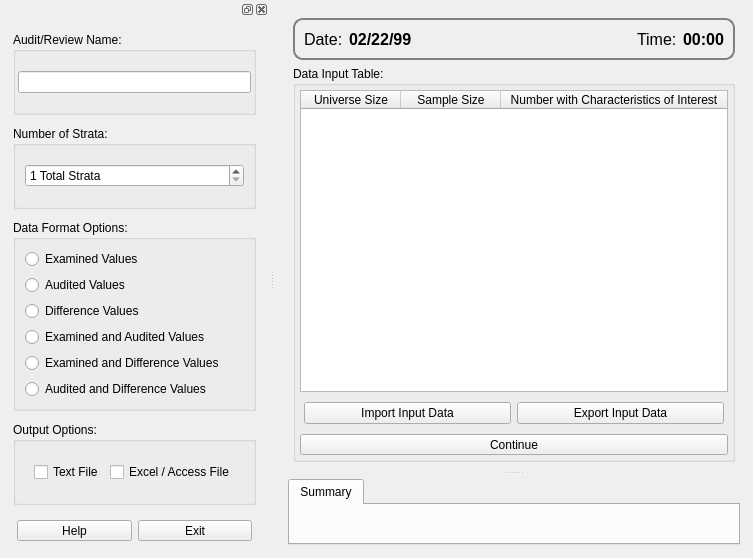
<?xml version="1.0" encoding="UTF-8"?>
<ui version="4.0">
 <class>UIRStatsSVA</class>
 <widget class="QMainWindow" name="UIRStatsSVA">
  <property name="geometry">
   <rect>
    <x>0</x>
    <y>0</y>
    <width>753</width>
    <height>558</height>
   </rect>
  </property>
  <property name="windowTitle">
   <string>UISVA</string>
  </property>
  <widget class="QWidget" name="centralwidget">
   <layout class="QVBoxLayout" name="verticalLayout_7">
    <item>
     <widget class="QSplitter" name="splitter">
      <property name="orientation">
       <enum>Qt::Vertical</enum>
      </property>
      <widget class="QFrame" name="verticalFrame">
       <layout class="QVBoxLayout" name="verticalLayout_2">
        <item>
         <widget class="QFrame" name="m_frmTimeDate">
          <property name="styleSheet">
           <string notr="true">#m_frmTimeDate
{
	border:2px solid gray;
	border-radius:10px;
	padding: 5px;
}</string>
          </property>
          <layout class="QHBoxLayout" name="horizontalLayout_5">
           <property name="leftMargin">
            <number>4</number>
           </property>
           <property name="topMargin">
            <number>4</number>
           </property>
           <property name="rightMargin">
            <number>4</number>
           </property>
           <property name="bottomMargin">
            <number>4</number>
           </property>
           <item>
            <widget class="QLabel" name="label_6">
             <property name="font">
              <font>
               <pointsize>12</pointsize>
              </font>
             </property>
             <property name="text">
              <string>Date:</string>
             </property>
            </widget>
           </item>
           <item>
            <widget class="QLabel" name="m_lblDate">
             <property name="font">
              <font>
               <pointsize>12</pointsize>
               <weight>75</weight>
               <italic>false</italic>
               <bold>true</bold>
              </font>
             </property>
             <property name="text">
              <string>02/22/99</string>
             </property>
            </widget>
           </item>
           <item>
            <spacer name="horizontalSpacer">
             <property name="orientation">
              <enum>Qt::Horizontal</enum>
             </property>
             <property name="sizeHint" stdset="0">
              <size>
               <width>40</width>
               <height>20</height>
              </size>
             </property>
            </spacer>
           </item>
           <item>
            <widget class="QLabel" name="label_5">
             <property name="font">
              <font>
               <pointsize>12</pointsize>
              </font>
             </property>
             <property name="text">
              <string>Time:</string>
             </property>
            </widget>
           </item>
           <item>
            <widget class="QLabel" name="m_lblTime">
             <property name="font">
              <font>
               <pointsize>12</pointsize>
               <weight>75</weight>
               <bold>true</bold>
              </font>
             </property>
             <property name="text">
              <string>00:00</string>
             </property>
            </widget>
           </item>
          </layout>
         </widget>
        </item>
        <item>
         <widget class="QGroupBox" name="verticalGroupBox_2">
          <property name="title">
           <string>Data Input Table:</string>
          </property>
          <layout class="QVBoxLayout" name="verticalLayout_6">
           <property name="leftMargin">
            <number>4</number>
           </property>
           <property name="topMargin">
            <number>4</number>
           </property>
           <property name="rightMargin">
            <number>4</number>
           </property>
           <property name="bottomMargin">
            <number>4</number>
           </property>
           <item>
            <widget class="QTableWidget" name="m_tblInputData">
             <property name="rowCount">
              <number>0</number>
             </property>
             <attribute name="horizontalHeaderStretchLastSection">
              <bool>true</bool>
             </attribute>
             <attribute name="verticalHeaderVisible">
              <bool>true</bool>
             </attribute>
             <column>
              <property name="text">
               <string>Universe Size</string>
              </property>
             </column>
             <column>
              <property name="text">
               <string>Sample Size</string>
              </property>
             </column>
             <column>
              <property name="text">
               <string>Number with Characteristics of Interest</string>
              </property>
             </column>
            </widget>
           </item>
           <item>
            <layout class="QHBoxLayout" name="horizontalLayout_3">
             <property name="leftMargin">
              <number>4</number>
             </property>
             <property name="topMargin">
              <number>4</number>
             </property>
             <property name="rightMargin">
              <number>4</number>
             </property>
             <property name="bottomMargin">
              <number>4</number>
             </property>
             <item>
              <widget class="QPushButton" name="m_btnImportData">
               <property name="text">
                <string>Import Input Data</string>
               </property>
              </widget>
             </item>
             <item>
              <widget class="QPushButton" name="m_btnExportData">
               <property name="text">
                <string>Export Input Data</string>
               </property>
              </widget>
             </item>
            </layout>
           </item>
           <item>
            <widget class="QToolButton" name="m_btnContinue">
             <property name="sizePolicy">
              <sizepolicy hsizetype="Expanding" vsizetype="Fixed">
               <horstretch>0</horstretch>
               <verstretch>0</verstretch>
              </sizepolicy>
             </property>
             <property name="text">
              <string>Continue</string>
             </property>
             <property name="iconSize">
              <size>
               <width>32</width>
               <height>32</height>
              </size>
             </property>
             <property name="toolButtonStyle">
              <enum>Qt::ToolButtonTextUnderIcon</enum>
             </property>
            </widget>
           </item>
          </layout>
         </widget>
        </item>
       </layout>
      </widget>
      <widget class="QFrame" name="m_frmOutputSummary">
       <layout class="QHBoxLayout" name="horizontalLayout">
        <property name="leftMargin">
         <number>4</number>
        </property>
        <property name="topMargin">
         <number>4</number>
        </property>
        <property name="rightMargin">
         <number>4</number>
        </property>
        <property name="bottomMargin">
         <number>4</number>
        </property>
        <item>
         <widget class="QTabWidget" name="m_tabOutput">
          <property name="currentIndex">
           <number>0</number>
          </property>
          <widget class="QWidget" name="m_tbSummary">
           <attribute name="title">
            <string>Summary</string>
           </attribute>
           <layout class="QHBoxLayout" name="horizontalLayout_4"/>
          </widget>
         </widget>
        </item>
       </layout>
      </widget>
     </widget>
    </item>
   </layout>
  </widget>
  <widget class="QDockWidget" name="dockWidget">
   <attribute name="dockWidgetArea">
    <number>1</number>
   </attribute>
   <widget class="QWidget" name="dockWidgetContents">
    <layout class="QVBoxLayout" name="verticalLayout_3">
     <item>
      <layout class="QVBoxLayout" name="verticalLayout_5">
       <property name="spacing">
        <number>11</number>
       </property>
       <property name="leftMargin">
        <number>4</number>
       </property>
       <property name="topMargin">
        <number>4</number>
       </property>
       <property name="rightMargin">
        <number>4</number>
       </property>
       <property name="bottomMargin">
        <number>4</number>
       </property>
       <item>
        <widget class="QGroupBox" name="gridGroupBox_2">
         <property name="title">
          <string>Audit/Review Name:</string>
         </property>
         <layout class="QGridLayout" name="gridLayout_2">
          <property name="leftMargin">
           <number>2</number>
          </property>
          <property name="topMargin">
           <number>2</number>
          </property>
          <property name="rightMargin">
           <number>2</number>
          </property>
          <property name="bottomMargin">
           <number>2</number>
          </property>
          <item row="0" column="0">
           <widget class="QLineEdit" name="m_txtAuditName">
            <property name="text">
             <string/>
            </property>
           </widget>
          </item>
         </layout>
        </widget>
       </item>
       <item>
        <widget class="QGroupBox" name="verticalGroupBox">
         <property name="title">
          <string>Number of Strata:</string>
         </property>
         <layout class="QVBoxLayout" name="verticalLayout">
          <item>
           <widget class="QSpinBox" name="m_spnStrata">
            <property name="alignment">
             <set>Qt::AlignLeading|Qt::AlignLeft|Qt::AlignVCenter</set>
            </property>
            <property name="suffix">
             <string> Total Strata</string>
            </property>
            <property name="prefix">
             <string/>
            </property>
            <property name="minimum">
             <number>1</number>
            </property>
            <property name="maximum">
             <number>125</number>
            </property>
           </widget>
          </item>
         </layout>
        </widget>
       </item>
       <item>
        <widget class="QGroupBox" name="verticalGroupBox_2">
         <property name="title">
          <string>Data Format Options:</string>
         </property>
         <layout class="QGridLayout" name="gridLayout">
          <item row="3" column="0">
           <widget class="QRadioButton" name="m_rdbExaminedAndAudited">
            <property name="text">
             <string>Examined and Audited Values</string>
            </property>
           </widget>
          </item>
          <item row="2" column="0">
           <widget class="QRadioButton" name="m_rdbDifference">
            <property name="text">
             <string>Difference Values</string>
            </property>
           </widget>
          </item>
          <item row="0" column="0">
           <widget class="QRadioButton" name="m_rdbExamined">
            <property name="text">
             <string>Examined Values</string>
            </property>
           </widget>
          </item>
          <item row="1" column="0">
           <widget class="QRadioButton" name="m_rdbAudited">
            <property name="text">
             <string>Audited Values</string>
            </property>
           </widget>
          </item>
          <item row="4" column="0">
           <widget class="QRadioButton" name="m_rdbExaminedAndDifference">
            <property name="text">
             <string>Examined and Difference Values</string>
            </property>
           </widget>
          </item>
          <item row="5" column="0">
           <widget class="QRadioButton" name="m_rdbAuditedAndDifference">
            <property name="text">
             <string>Audited and Difference Values</string>
            </property>
           </widget>
          </item>
         </layout>
        </widget>
       </item>
       <item>
        <widget class="QGroupBox" name="verticalGroupBox_3">
         <property name="title">
          <string>Output Options:</string>
         </property>
         <layout class="QVBoxLayout" name="verticalLayout_4">
          <item>
           <widget class="QFrame" name="">
            <property name="sizePolicy">
             <sizepolicy hsizetype="Preferred" vsizetype="Fixed">
              <horstretch>0</horstretch>
              <verstretch>0</verstretch>
             </sizepolicy>
            </property>
            <layout class="QGridLayout" name="gridLayout_4">
             <item row="0" column="0">
              <widget class="QCheckBox" name="m_chkTextOutput">
               <property name="text">
                <string>Text File</string>
               </property>
              </widget>
             </item>
             <item row="0" column="1">
              <widget class="QCheckBox" name="m_chkExcelAccessOutput">
               <property name="text">
                <string>Excel / Access File</string>
               </property>
              </widget>
             </item>
            </layout>
           </widget>
          </item>
         </layout>
        </widget>
       </item>
       <item>
        <widget class="QFrame" name="">
         <property name="sizePolicy">
          <sizepolicy hsizetype="Preferred" vsizetype="Fixed">
           <horstretch>0</horstretch>
           <verstretch>0</verstretch>
          </sizepolicy>
         </property>
         <layout class="QHBoxLayout" name="horizontalLayout_2">
          <property name="leftMargin">
           <number>4</number>
          </property>
          <property name="topMargin">
           <number>4</number>
          </property>
          <property name="rightMargin">
           <number>4</number>
          </property>
          <property name="bottomMargin">
           <number>4</number>
          </property>
          <item>
           <widget class="QToolButton" name="m_btnHelp">
            <property name="sizePolicy">
             <sizepolicy hsizetype="Expanding" vsizetype="Fixed">
              <horstretch>0</horstretch>
              <verstretch>0</verstretch>
             </sizepolicy>
            </property>
            <property name="text">
             <string>Help</string>
            </property>
            <property name="iconSize">
             <size>
              <width>32</width>
              <height>32</height>
             </size>
            </property>
            <property name="toolButtonStyle">
             <enum>Qt::ToolButtonTextUnderIcon</enum>
            </property>
           </widget>
          </item>
          <item>
           <widget class="QToolButton" name="m_btnExit">
            <property name="sizePolicy">
             <sizepolicy hsizetype="Expanding" vsizetype="Fixed">
              <horstretch>0</horstretch>
              <verstretch>0</verstretch>
             </sizepolicy>
            </property>
            <property name="text">
             <string>Exit</string>
            </property>
            <property name="iconSize">
             <size>
              <width>32</width>
              <height>32</height>
             </size>
            </property>
            <property name="toolButtonStyle">
             <enum>Qt::ToolButtonTextUnderIcon</enum>
            </property>
           </widget>
          </item>
         </layout>
        </widget>
       </item>
      </layout>
     </item>
    </layout>
   </widget>
  </widget>
 </widget>
 <resources/>
 <connections/>
</ui>
